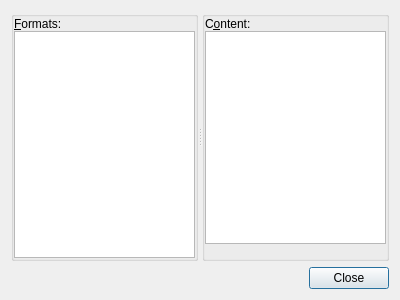
<?xml version="1.0" encoding="UTF-8"?>
<ui version="4.0">
 <class>ClipboardDialog</class>
 <widget class="QDialog" name="ClipboardDialog">
  <property name="geometry">
   <rect>
    <x>0</x>
    <y>0</y>
    <width>400</width>
    <height>300</height>
   </rect>
  </property>
  <property name="sizePolicy">
   <sizepolicy hsizetype="Preferred" vsizetype="Preferred">
    <horstretch>0</horstretch>
    <verstretch>0</verstretch>
   </sizepolicy>
  </property>
  <property name="windowTitle">
   <string>CopyQ Clipboard Content</string>
  </property>
  <layout class="QGridLayout" name="gridLayout">
   <item row="2" column="0">
    <widget class="QDialogButtonBox" name="buttonBox">
     <property name="orientation">
      <enum>Qt::Horizontal</enum>
     </property>
     <property name="standardButtons">
      <set>QDialogButtonBox::Close</set>
     </property>
    </widget>
   </item>
   <item row="0" column="0">
    <widget class="QSplitter" name="horizontalLayout">
     <property name="sizePolicy">
      <sizepolicy hsizetype="Expanding" vsizetype="Expanding">
       <horstretch>0</horstretch>
       <verstretch>0</verstretch>
      </sizepolicy>
     </property>
     <property name="orientation">
      <enum>Qt::Horizontal</enum>
     </property>
     <property name="opaqueResize">
      <bool>true</bool>
     </property>
     <property name="childrenCollapsible">
      <bool>true</bool>
     </property>
     <widget class="QGroupBox" name="group1">
      <property name="flat">
       <bool>true</bool>
      </property>
      <layout class="QVBoxLayout" name="verticalLayout_1">
       <property name="spacing">
        <number>0</number>
       </property>
       <property name="leftMargin">
        <number>0</number>
       </property>
       <property name="topMargin">
        <number>0</number>
       </property>
       <property name="rightMargin">
        <number>0</number>
       </property>
       <property name="bottomMargin">
        <number>0</number>
       </property>
       <item>
        <widget class="QLabel" name="label">
         <property name="text">
          <string>&amp;Formats:</string>
         </property>
         <property name="buddy">
          <cstring>listWidgetFormats</cstring>
         </property>
        </widget>
       </item>
       <item>
        <widget class="QListWidget" name="listWidgetFormats">
         <property name="contextMenuPolicy">
          <enum>Qt::ActionsContextMenu</enum>
         </property>
        </widget>
       </item>
      </layout>
     </widget>
     <widget class="QGroupBox" name="group2">
      <property name="flat">
       <bool>true</bool>
      </property>
      <layout class="QVBoxLayout" name="verticalLayout_2">
       <property name="spacing">
        <number>0</number>
       </property>
       <property name="leftMargin">
        <number>0</number>
       </property>
       <property name="topMargin">
        <number>0</number>
       </property>
       <property name="rightMargin">
        <number>0</number>
       </property>
       <property name="bottomMargin">
        <number>0</number>
       </property>
       <item>
        <widget class="QLabel" name="label_2">
         <property name="text">
          <string>C&amp;ontent:</string>
         </property>
         <property name="buddy">
          <cstring>textEditContent</cstring>
         </property>
        </widget>
       </item>
       <item>
        <widget class="QTextEdit" name="textEditContent">
         <property name="readOnly">
          <bool>true</bool>
         </property>
        </widget>
       </item>
       <item>
        <widget class="QLabel" name="labelProperties">
         <property name="sizePolicy">
          <sizepolicy hsizetype="Minimum" vsizetype="Minimum">
           <horstretch>0</horstretch>
           <verstretch>0</verstretch>
          </sizepolicy>
         </property>
         <property name="text">
          <string/>
         </property>
        </widget>
       </item>
      </layout>
     </widget>
    </widget>
   </item>
  </layout>
  <action name="actionRemove_Format">
   <property name="text">
    <string>Remove Format</string>
   </property>
  </action>
 </widget>
 <tabstops>
  <tabstop>listWidgetFormats</tabstop>
  <tabstop>textEditContent</tabstop>
  <tabstop>buttonBox</tabstop>
 </tabstops>
 <resources/>
 <connections>
  <connection>
   <sender>buttonBox</sender>
   <signal>accepted()</signal>
   <receiver>ClipboardDialog</receiver>
   <slot>accept()</slot>
   <hints>
    <hint type="sourcelabel">
     <x>248</x>
     <y>254</y>
    </hint>
    <hint type="destinationlabel">
     <x>157</x>
     <y>274</y>
    </hint>
   </hints>
  </connection>
  <connection>
   <sender>buttonBox</sender>
   <signal>rejected()</signal>
   <receiver>ClipboardDialog</receiver>
   <slot>reject()</slot>
   <hints>
    <hint type="sourcelabel">
     <x>316</x>
     <y>260</y>
    </hint>
    <hint type="destinationlabel">
     <x>286</x>
     <y>274</y>
    </hint>
   </hints>
  </connection>
 </connections>
</ui>
